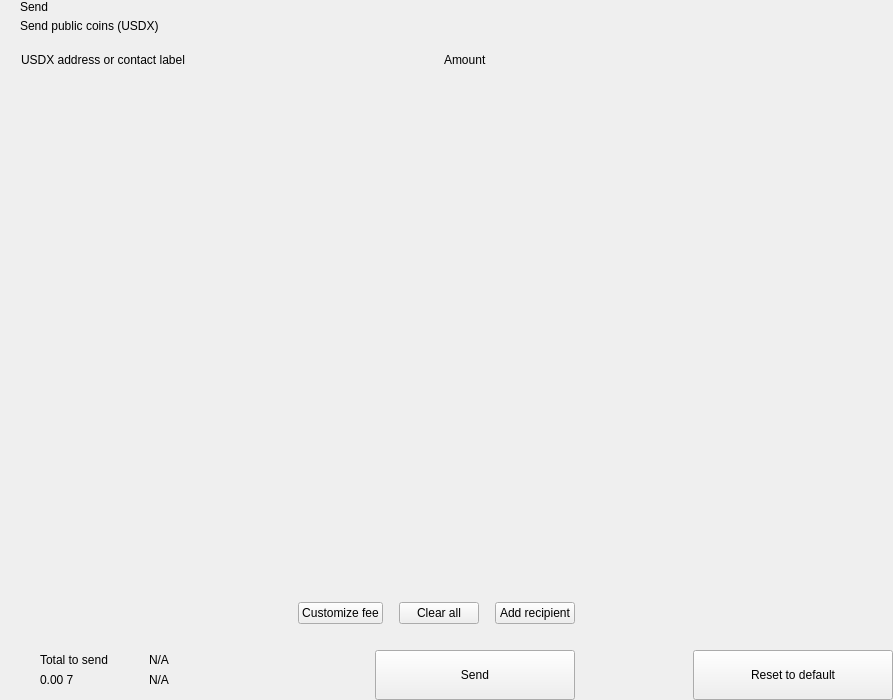
<?xml version="1.0" encoding="UTF-8"?>
<ui version="4.0">
 <class>send</class>
 <widget class="QWidget" name="send">
  <property name="geometry">
   <rect>
    <x>0</x>
    <y>0</y>
    <width>893</width>
    <height>700</height>
   </rect>
  </property>
  <property name="windowTitle">
   <string>Form</string>
  </property>
  <layout class="QHBoxLayout" name="horizontalLayout_2" stretch="2,1">
   <property name="spacing">
    <number>0</number>
   </property>
   <property name="leftMargin">
    <number>0</number>
   </property>
   <property name="topMargin">
    <number>0</number>
   </property>
   <property name="rightMargin">
    <number>0</number>
   </property>
   <property name="bottomMargin">
    <number>0</number>
   </property>
   <item>
    <widget class="QWidget" name="left" native="true">
     <layout class="QVBoxLayout" name="verticalLayout_3">
      <property name="spacing">
       <number>0</number>
      </property>
      <property name="leftMargin">
       <number>0</number>
      </property>
      <property name="topMargin">
       <number>0</number>
      </property>
      <property name="rightMargin">
       <number>0</number>
      </property>
      <property name="bottomMargin">
       <number>0</number>
      </property>
      <item>
       <layout class="QVBoxLayout" name="verticalLayout_22" stretch="0,0,0,1,0,0,0,0">
        <property name="spacing">
         <number>0</number>
        </property>
        <item>
         <layout class="QHBoxLayout" name="horizontalLayout_3">
          <property name="spacing">
           <number>0</number>
          </property>
          <property name="leftMargin">
           <number>20</number>
          </property>
          <property name="rightMargin">
           <number>20</number>
          </property>
          <item>
           <layout class="QVBoxLayout" name="verticalLayout">
            <property name="spacing">
             <number>5</number>
            </property>
            <item>
             <widget class="QLabel" name="labelTitle">
              <property name="text">
               <string>Send</string>
              </property>
              <property name="alignment">
               <set>Qt::AlignLeading|Qt::AlignLeft|Qt::AlignVCenter</set>
              </property>
             </widget>
            </item>
            <item>
             <widget class="QLabel" name="labelSubtitle1">
              <property name="text">
               <string>Send public coins (USDX)</string>
              </property>
             </widget>
            </item>
           </layout>
          </item>
          <item>
           <spacer name="horizontalSpacer">
            <property name="orientation">
             <enum>Qt::Horizontal</enum>
            </property>
            <property name="sizeHint" stdset="0">
             <size>
              <width>40</width>
              <height>20</height>
             </size>
            </property>
           </spacer>
          </item>
         </layout>
        </item>
        <item>
         <spacer name="verticalSpacer_2">
          <property name="orientation">
           <enum>Qt::Vertical</enum>
          </property>
          <property name="sizeType">
           <enum>QSizePolicy::Fixed</enum>
          </property>
          <property name="sizeHint" stdset="0">
           <size>
            <width>20</width>
            <height>20</height>
           </size>
          </property>
         </spacer>
        </item>
        <item>
         <layout class="QHBoxLayout" name="horizontalLayout" stretch="6,0,2">
          <property name="spacing">
           <number>0</number>
          </property>
          <property name="leftMargin">
           <number>10</number>
          </property>
          <property name="topMargin">
           <number>0</number>
          </property>
          <property name="rightMargin">
           <number>20</number>
          </property>
          <property name="bottomMargin">
           <number>0</number>
          </property>
          <item>
           <widget class="QLabel" name="labelSubtitleAddress">
            <property name="styleSheet">
             <string notr="true">margin-left:8px;</string>
            </property>
            <property name="text">
             <string>USDX address or contact label</string>
            </property>
           </widget>
          </item>
          <item>
           <spacer name="horizontalSpacer_3">
            <property name="orientation">
             <enum>Qt::Horizontal</enum>
            </property>
            <property name="sizeType">
             <enum>QSizePolicy::Fixed</enum>
            </property>
            <property name="sizeHint" stdset="0">
             <size>
              <width>40</width>
              <height>1</height>
             </size>
            </property>
           </spacer>
          </item>
          <item>
           <widget class="QLabel" name="labelSubtitleAmount">
            <property name="text">
             <string>Amount</string>
            </property>
           </widget>
          </item>
         </layout>
        </item>
        <item>
         <widget class="QScrollArea" name="scrollArea">
          <property name="minimumSize">
           <size>
            <width>0</width>
            <height>350</height>
           </size>
          </property>
          <property name="styleSheet">
           <string notr="true">#scrollArea {
            background:transparent;
            margin-top:10px;
}</string>
          </property>
          <property name="horizontalScrollBarPolicy">
           <enum>Qt::ScrollBarAlwaysOff</enum>
          </property>
          <property name="sizeAdjustPolicy">
           <enum>QAbstractScrollArea::AdjustIgnored</enum>
          </property>
          <property name="widgetResizable">
           <bool>true</bool>
          </property>
          <property name="alignment">
           <set>Qt::AlignLeading|Qt::AlignLeft|Qt::AlignTop</set>
          </property>
          <widget class="QWidget" name="scrollAreaWidgetContents">
           <property name="geometry">
            <rect>
             <x>0</x>
             <y>0</y>
             <width>591</width>
             <height>16</height>
            </rect>
           </property>
           <property name="sizePolicy">
            <sizepolicy hsizetype="Preferred" vsizetype="Maximum">
             <horstretch>0</horstretch>
             <verstretch>0</verstretch>
            </sizepolicy>
           </property>
           <property name="autoFillBackground">
            <bool>false</bool>
           </property>
           <property name="styleSheet">
            <string notr="true">#scrollAreaWidgetContents {
             background:transparent;
             }</string>
           </property>
           <layout class="QVBoxLayout" name="verticalLayout_7">
            <property name="spacing">
             <number>0</number>
            </property>
            <property name="sizeConstraint">
             <enum>QLayout::SetDefaultConstraint</enum>
            </property>
            <property name="leftMargin">
             <number>0</number>
            </property>
            <property name="topMargin">
             <number>0</number>
            </property>
            <property name="rightMargin">
             <number>0</number>
            </property>
            <property name="bottomMargin">
             <number>0</number>
            </property>
           </layout>
          </widget>
         </widget>
        </item>
        <item>
         <spacer name="verticalSpacer_4">
          <property name="orientation">
           <enum>Qt::Vertical</enum>
          </property>
          <property name="sizeType">
           <enum>QSizePolicy::Fixed</enum>
          </property>
          <property name="sizeHint" stdset="0">
           <size>
            <width>20</width>
            <height>20</height>
           </size>
          </property>
         </spacer>
        </item>
        <item>
         <layout class="QHBoxLayout" name="horizontalLayout_20">
          <property name="spacing">
           <number>6</number>
          </property>
          <property name="leftMargin">
           <number>20</number>
          </property>
          <property name="rightMargin">
           <number>20</number>
          </property>
          <item>
           <spacer name="horizontalSpacer_4">
            <property name="orientation">
             <enum>Qt::Horizontal</enum>
            </property>
            <property name="sizeHint" stdset="0">
             <size>
              <width>10</width>
              <height>20</height>
             </size>
            </property>
           </spacer>
          </item>
          <item>
           <widget class="QPushButton" name="pushButtonFee">
            <property name="focusPolicy">
             <enum>Qt::NoFocus</enum>
            </property>
            <property name="text">
             <string>Customize fee</string>
            </property>
           </widget>
          </item>
          <item>
           <spacer name="horizontalSpacer_11">
            <property name="orientation">
             <enum>Qt::Horizontal</enum>
            </property>
            <property name="sizeType">
             <enum>QSizePolicy::Minimum</enum>
            </property>
            <property name="sizeHint" stdset="0">
             <size>
              <width>10</width>
              <height>20</height>
             </size>
            </property>
           </spacer>
          </item>
          <item>
           <widget class="QPushButton" name="pushButtonClear">
            <property name="focusPolicy">
             <enum>Qt::NoFocus</enum>
            </property>
            <property name="layoutDirection">
             <enum>Qt::RightToLeft</enum>
            </property>
            <property name="text">
             <string>Clear all</string>
            </property>
           </widget>
          </item>
          <item>
           <spacer name="horizontalSpacer_6">
            <property name="orientation">
             <enum>Qt::Horizontal</enum>
            </property>
            <property name="sizeType">
             <enum>QSizePolicy::Fixed</enum>
            </property>
            <property name="sizeHint" stdset="0">
             <size>
              <width>10</width>
              <height>20</height>
             </size>
            </property>
           </spacer>
          </item>
          <item>
           <widget class="QPushButton" name="pushButtonAddRecipient">
            <property name="focusPolicy">
             <enum>Qt::NoFocus</enum>
            </property>
            <property name="text">
             <string>Add recipient</string>
            </property>
           </widget>
          </item>
         </layout>
        </item>
        <item>
         <spacer name="verticalSpacer">
          <property name="orientation">
           <enum>Qt::Vertical</enum>
          </property>
          <property name="sizeType">
           <enum>QSizePolicy::Fixed</enum>
          </property>
          <property name="sizeHint" stdset="0">
           <size>
            <width>20</width>
            <height>16</height>
           </size>
          </property>
         </spacer>
        </item>
        <item>
         <layout class="QHBoxLayout" name="horizontalLayout_7">
          <property name="rightMargin">
           <number>20</number>
          </property>
          <item>
           <layout class="QHBoxLayout" name="horizontalLayout_10">
            <property name="spacing">
             <number>0</number>
            </property>
            <property name="leftMargin">
             <number>8</number>
            </property>
            <item>
             <widget class="QStackedWidget" name="stackedWidget">
              <property name="minimumSize">
               <size>
                <width>0</width>
                <height>60</height>
               </size>
              </property>
              <property name="maximumSize">
               <size>
                <width>16777215</width>
                <height>60</height>
               </size>
              </property>
              <widget class="QWidget" name="page1">
               <layout class="QVBoxLayout" name="verticalLayout_71" stretch="0">
                <property name="spacing">
                 <number>6</number>
                </property>
                <property name="leftMargin">
                 <number>12</number>
                </property>
                <property name="topMargin">
                 <number>0</number>
                </property>
                <property name="rightMargin">
                 <number>0</number>
                </property>
                <property name="bottomMargin">
                 <number>0</number>
                </property>
                <item>
                 <widget class="QWidget" name="coinWidget" native="true">
                  <property name="minimumSize">
                   <size>
                    <width>0</width>
                    <height>60</height>
                   </size>
                  </property>
                  <property name="maximumSize">
                   <size>
                    <width>16777215</width>
                    <height>60</height>
                   </size>
                  </property>
                  <layout class="QHBoxLayout" name="horizontalLayout_9">
                   <property name="spacing">
                    <number>0</number>
                   </property>
                   <property name="leftMargin">
                    <number>20</number>
                   </property>
                   <property name="topMargin">
                    <number>10</number>
                   </property>
                   <property name="rightMargin">
                    <number>20</number>
                   </property>
                   <property name="bottomMargin">
                    <number>10</number>
                   </property>
                   <item>
                    <layout class="QVBoxLayout" name="verticalSend">
                     <property name="spacing">
                      <number>0</number>
                     </property>
                     <item>
                      <widget class="QLabel" name="labelTitleTotalSend">
                       <property name="text">
                        <string>Total to send</string>
                       </property>
                      </widget>
                     </item>
                     <item>
                      <widget class="QLabel" name="labelAmountSend">
                       <property name="text">
                        <string notr="true">0.00 7</string>
                       </property>
                      </widget>
                     </item>
                    </layout>
                   </item>
                   <item>
                    <spacer name="horizontalSpacer_9">
                     <property name="orientation">
                      <enum>Qt::Horizontal</enum>
                     </property>
                     <property name="sizeType">
                      <enum>QSizePolicy::Fixed</enum>
                     </property>
                     <property name="sizeHint" stdset="0">
                      <size>
                       <width>20</width>
                       <height>20</height>
                      </size>
                     </property>
                    </spacer>
                   </item>
                   <item>
                    <widget class="QLabel" name="labelLine">
                     <property name="minimumSize">
                      <size>
                       <width>1</width>
                       <height>0</height>
                      </size>
                     </property>
                     <property name="maximumSize">
                      <size>
                       <width>1</width>
                       <height>16777215</height>
                      </size>
                     </property>
                     <property name="text">
                      <string/>
                     </property>
                    </widget>
                   </item>
                   <item>
                    <spacer name="horizontalSpacer_10">
                     <property name="orientation">
                      <enum>Qt::Horizontal</enum>
                     </property>
                     <property name="sizeType">
                      <enum>QSizePolicy::Fixed</enum>
                     </property>
                     <property name="sizeHint" stdset="0">
                      <size>
                       <width>20</width>
                       <height>20</height>
                      </size>
                     </property>
                    </spacer>
                   </item>
                   <item>
                    <layout class="QVBoxLayout" name="verticalRemaining">
                     <property name="spacing">
                      <number>0</number>
                     </property>
                     <item>
                      <widget class="QLabel" name="labelTitleTotalRemaining">
                       <property name="text">
                        <string notr="true">N/A</string>
                       </property>
                      </widget>
                     </item>
                     <item>
                      <widget class="QLabel" name="labelAmountRemaining">
                       <property name="text">
                        <string notr="true">N/A</string>
                       </property>
                      </widget>
                     </item>
                    </layout>
                   </item>
                  </layout>
                 </widget>
                </item>
               </layout>
              </widget>
              <widget class="QWidget" name="page_2"/>
             </widget>
            </item>
           </layout>
          </item>
          <item>
           <spacer name="horizontalSpacer_5">
            <property name="orientation">
             <enum>Qt::Horizontal</enum>
            </property>
            <property name="sizeType">
             <enum>QSizePolicy::Expanding</enum>
            </property>
            <property name="sizeHint" stdset="0">
             <size>
              <width>40</width>
              <height>20</height>
             </size>
            </property>
           </spacer>
          </item>
          <item alignment="Qt::AlignBottom">
           <widget class="QPushButton" name="pushButtonSave">
            <property name="minimumSize">
             <size>
              <width>200</width>
              <height>50</height>
             </size>
            </property>
            <property name="maximumSize">
             <size>
              <width>200</width>
              <height>50</height>
             </size>
            </property>
            <property name="focusPolicy">
             <enum>Qt::NoFocus</enum>
            </property>
            <property name="text">
             <string>Send</string>
            </property>
           </widget>
          </item>
         </layout>
        </item>
       </layout>
      </item>
     </layout>
    </widget>
   </item>
   <item>
    <widget class="QWidget" name="right" native="true">
     <layout class="QVBoxLayout" name="verticalLayout_5">
      <property name="leftMargin">
       <number>0</number>
      </property>
      <property name="topMargin">
       <number>0</number>
      </property>
      <property name="rightMargin">
       <number>0</number>
      </property>
      <property name="bottomMargin">
       <number>0</number>
      </property>
      <item>
       <layout class="QVBoxLayout" name="verticalLayout_4">
        <property name="spacing">
         <number>6</number>
        </property>
        <item>
         <widget class="OptionButton" name="btnCoinControl" native="true">
          <property name="minimumSize">
           <size>
            <width>0</width>
            <height>50</height>
           </size>
          </property>
         </widget>
        </item>
        <item>
         <widget class="OptionButton" name="btnChangeAddress" native="true">
          <property name="minimumSize">
           <size>
            <width>0</width>
            <height>50</height>
           </size>
          </property>
         </widget>
        </item>
        <item>
         <widget class="OptionButton" name="btnUri" native="true">
          <property name="minimumSize">
           <size>
            <width>0</width>
            <height>50</height>
           </size>
          </property>
         </widget>
        </item>
        <item>
         <spacer name="verticalSpacer_5">
          <property name="orientation">
           <enum>Qt::Vertical</enum>
          </property>
          <property name="sizeHint" stdset="0">
           <size>
            <width>20</width>
            <height>40</height>
           </size>
          </property>
         </spacer>
        </item>
        <item>
         <layout class="QHBoxLayout" name="horizontalLayout_8">
          <item>
           <spacer name="horizontalSpacer_7">
            <property name="orientation">
             <enum>Qt::Horizontal</enum>
            </property>
            <property name="sizeHint" stdset="0">
             <size>
              <width>40</width>
              <height>20</height>
             </size>
            </property>
           </spacer>
          </item>
          <item>
           <widget class="QPushButton" name="pushButtonReset">
            <property name="minimumSize">
             <size>
              <width>200</width>
              <height>50</height>
             </size>
            </property>
            <property name="maximumSize">
             <size>
              <width>200</width>
              <height>50</height>
             </size>
            </property>
            <property name="focusPolicy">
             <enum>Qt::NoFocus</enum>
            </property>
            <property name="text">
             <string>Reset to default</string>
            </property>
           </widget>
          </item>
         </layout>
        </item>
       </layout>
      </item>
     </layout>
    </widget>
   </item>
  </layout>
 </widget>
 <customwidgets>
  <customwidget>
   <class>OptionButton</class>
   <extends>QWidget</extends>
   <header>qt/pivx/optionbutton.h</header>
   <container>1</container>
  </customwidget>
 </customwidgets>
 <resources/>
 <connections/>
</ui>
